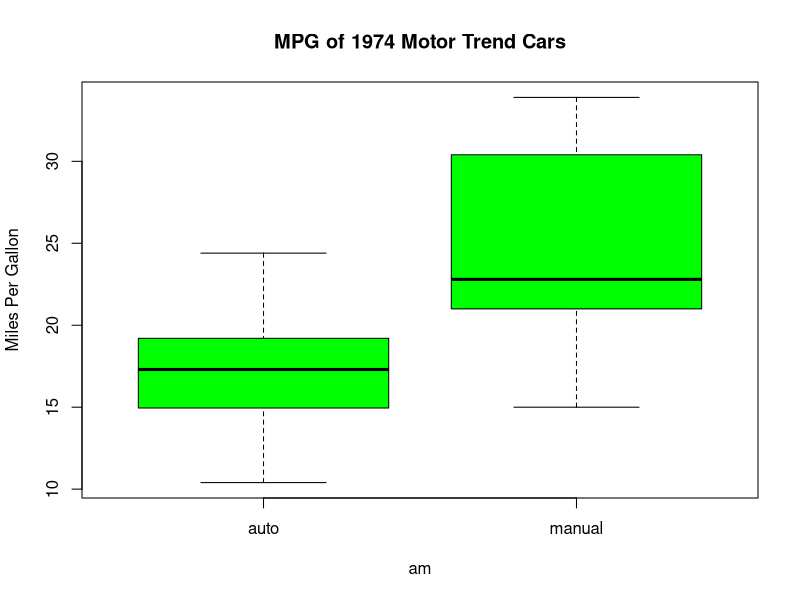
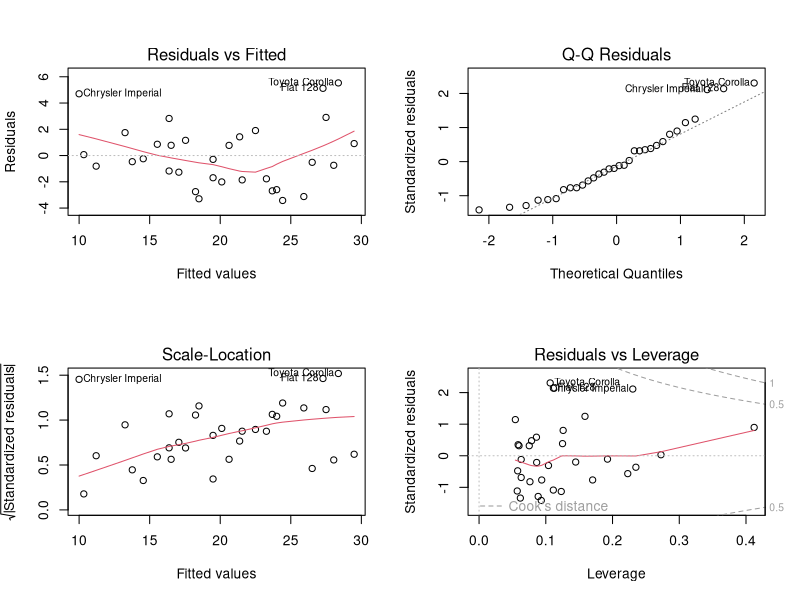

These charts were generated, in order, by the following R code:
## ---- chunk 1
data(mtcars)
mtcars$cyl <- factor(mtcars$cyl)
mtcars$am <- factor(mtcars$am, levels=c(0,1), labels=c('auto', 'manual'))
t.test(mtcars$mpg[mtcars$am=='auto'],mtcars$mpg[mtcars$am=='manual'])
## ---- chunk 2
model1 <- lm(mpg ~ am, data = mtcars)
model2 <- lm(mpg ~ am + hp + wt, data = mtcars)
summary(model1)$coefficients
summary(model2)$coefficients
## ---- chunk 3
boxplot(mpg ~ am, data=mtcars, col="green",
        ylab="Miles Per Gallon", main="MPG of 1974 Motor Trend Cars")
## ---- chunk 4
par(mfrow = c(2, 2))
plot(model2)
